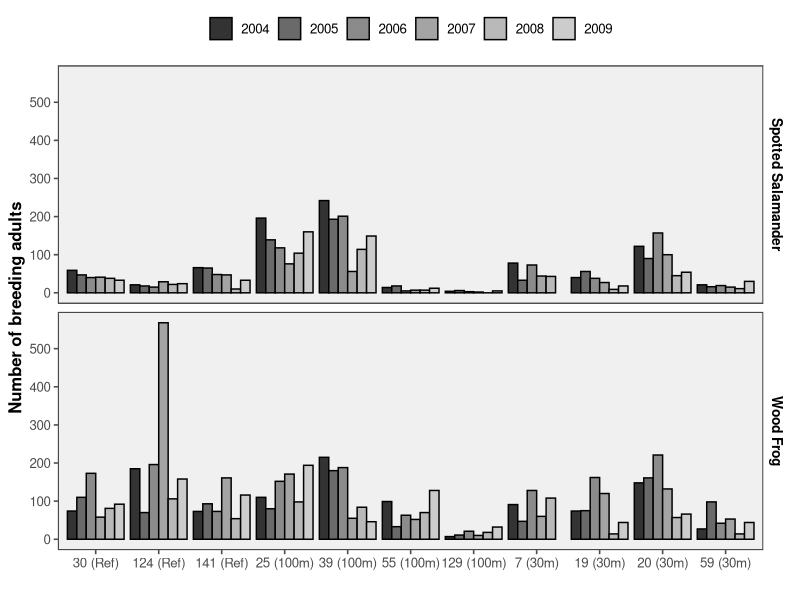

This figure's R source:
## ---- chunk 1
library(tidyverse)
library(dplyr)
library(ggplot2)
library(ggthemes)
library(patchwork)
library(viridis)

##### Lecture 8: Loading in data
##### 26 January 2023
##### MFH

### Create and save a dataset
### write.table(x=varName, file="outputFileName.csv", header=TRUE, sep=",")

### read.table(file="path/to/data.csv", header=TRUE, sep=",")

### read.csv(file="data.csv", header=T)

#### Use RDS object when only working in R
## helpful with large datasets
## saveRDS(my_data, file="FileName.RDS")
## readRDS("FileName.RDS)
## p <- reaRDS("FileName.RDS)

### Long vs Wide data formats
### wide format = contains values that do not repeat in the ID column
### long format = contains values that do repeat in the ID column

library(tidyverse)
#glimpse(billboard)

b1 <- billboard %>% 
  pivot_longer(
    cols = starts_with("wk"), # specify which columns you want to make 'longer'
    names_to = "Week", # name of new column which will contain the header names
    values_to = "Rank", # name of new column which will contain the values associated with the artist
    values_drop_na = TRUE # removes any rows where the value = NA
  )

#View(b1) ## rmarkdown does NOT like this... remove to knit

### pivot_wider
### best for occupancy matrix

glimpse(fish_encounters)
#View(fish_encounters)

fish_encounters %>% 
  pivot_wider(names_from = station, # which column you want to split into multiple columns
              values_from = seen) # which column contains the values for the new column cells

fish_encounters %>% 
  pivot_wider(names_from = station, # which column you want to split into multiple columns
              values_from = seen, # which column contains the values for the new column cells
              values_fill = 0) # fills NAs with 0s

##### Dryad: makes research data freely reusable, citable, and discoverable


## read.table()
dryadData <- read.table(file="Data/veysey-data.csv", header=TRUE, sep=",")
glimpse(dryadData)
head(dryadData)

table(dryadData$species) ### allows you to see different groups of character column
summary(dryadData$mean.hydro) # quick data summary

### Copied in stuff

dryadData$species<-factor(dryadData$species, labels=c("Spotted Salamander", "Wood Frog")) #creating 'labels' to use for the plot

class(dryadData$treatment)

dryadData$treatment <- factor(dryadData$treatment, 
                              levels=c("Reference",
                                       "100m", "30m"))


p<- ggplot(data=dryadData, 
           aes(x=interaction(wetland, treatment),  #group treatment and wetland
               y=count.total.adults, fill=factor(year))) + geom_bar(position="dodge", stat="identity", color="black") +
  ylab("Number of breeding adults") +
  xlab("") +
  scale_y_continuous(breaks = c(0,100,200,300,400,500)) + ## y axis should be broken up by 100s
  scale_x_discrete(labels=c("30 (Ref)", "124 (Ref)", "141 (Ref)", "25 (100m)","39 (100m)","55 (100m)","129 (100m)", "7 (30m)","19 (30m)","20 (30m)","59 (30m)")) +
  facet_wrap(~species, nrow=2, strip.position="right") +
  theme_few() + scale_fill_grey() + 
  theme(panel.background = element_rect(fill = 'gray94', color = 'black'), legend.position="top",  legend.title= element_blank(), axis.title.y = element_text(size=12, face="bold", colour = "black"), strip.text.y = element_text(size = 10, face="bold", colour = "black")) + 
  guides(fill=guide_legend(nrow=1,byrow=TRUE)) 

p


